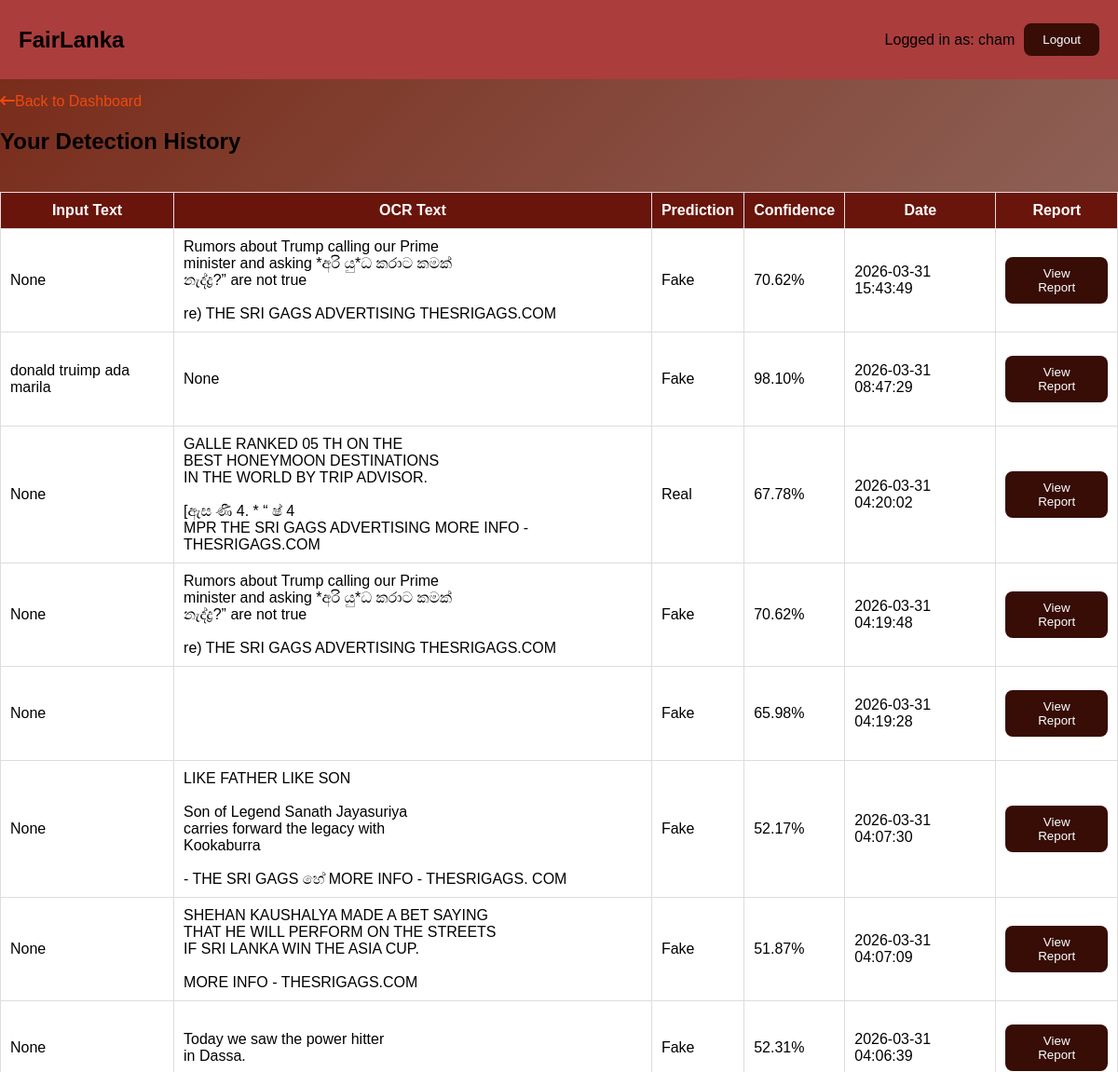
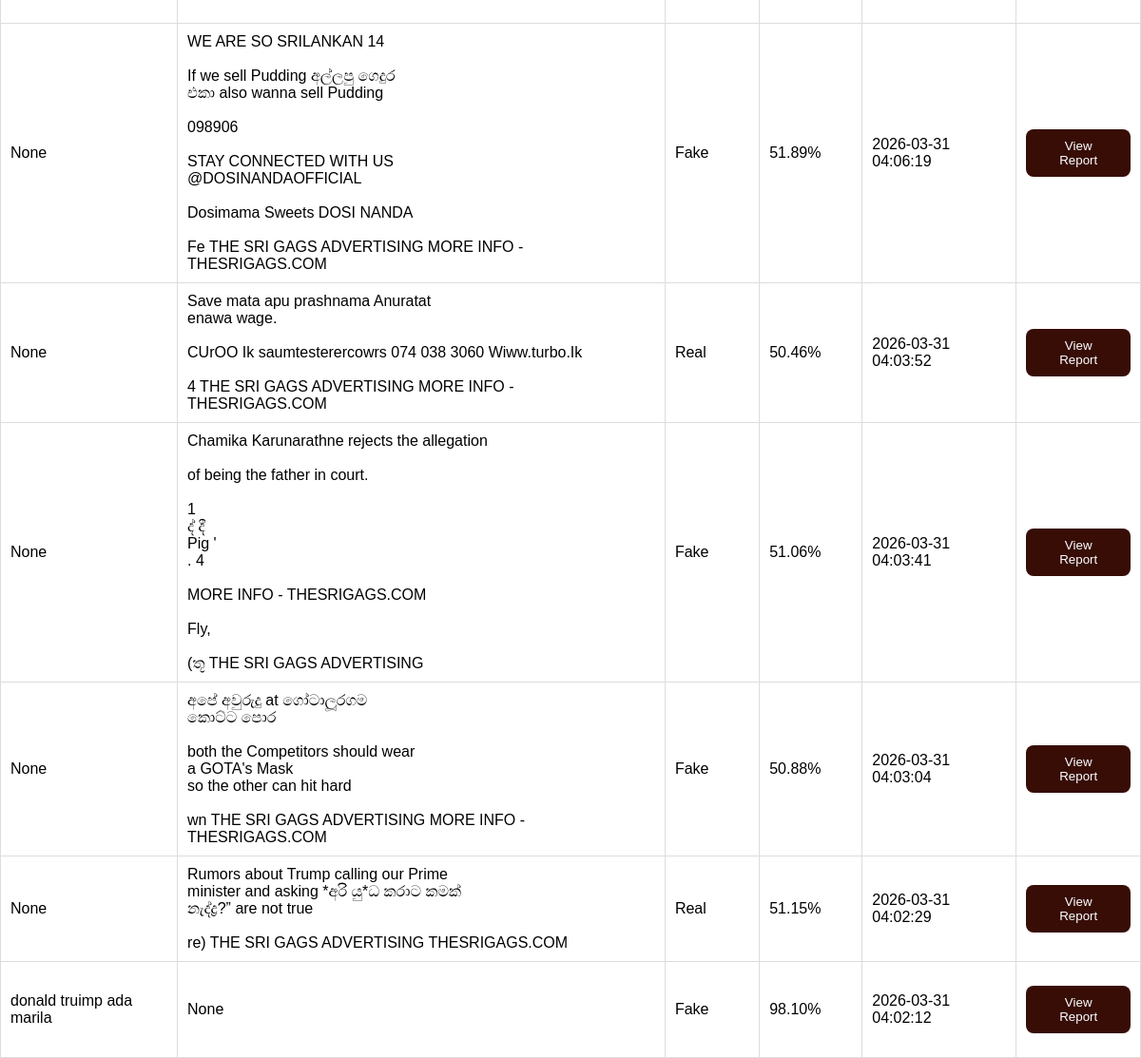
The app's page /history (signed in) with its own data (2 pictures, top to bottom).
### tables this page shows
CREATE TABLE history(
        id INTEGER PRIMARY KEY AUTOINCREMENT,
        username TEXT,
        input_text TEXT,
        ocr_text TEXT,
        prediction TEXT,
        confidence REAL,
        created_at TIMESTAMP DEFAULT CURRENT_TIMESTAMP
    );

### app.py (the view)
@app.get("/history", response_class=HTMLResponse) #loading the history of each users
async def history_page(request: Request):
    if "username" not in request.session:
        return RedirectResponse("/", status_code=303)
    username = request.session.get("username")
    conn = sqlite3.connect("users.db")
    cursor = conn.cursor()
    cursor.execute("""
        SELECT input_text, ocr_text, prediction, confidence, created_at
        FROM history
        WHERE username = ?
        ORDER BY created_at DESC
    """, (username,))
    rows = cursor.fetchall()
    conn.close()
    history = []
    for row in rows:
        history.append({
            "input_text": row[0],
            "ocr_text": row[1],
            "prediction": row[2],
            "confidence": row[3],
            "created_at": row[4]
        })
    return templates.TemplateResponse("history.html", {
        "request": request,
        "history": history
    })

### templates/history.html (shortened to what this page needs)
<!DOCTYPE html>
<html>
<head>
    <link rel="stylesheet" href="{{ url_for('static', path='dashboardstyle.css') }}">
    <link rel="stylesheet" href="https://cdnjs.cloudflare.com/ajax/libs/font-awesome/6.5.0/css/all.min.css">
</head>
<body>
 <div class="navbar">
    <h1>FairLanka</h1>
   <div class="nav-right">
    <span>Logged in as: {{ request.session.get('username') }}</span>
    <a href="/logout"><button>Logout</button></a>
    </div>
 </div>
<a href="/dashboard"><i class="fa-solid fa-arrow-left-long"></i>Back to Dashboard</a>
<h2>Your Detection History</h2>
<div class="table-responsive">
<table id="history-table">
    <thead>
        <tr>
            <th>Input Text</th>
            <th>OCR Text</th>
            <th>Prediction</th>
            <th>Confidence</th>
            <th>Date</th>
            <th>Report</th>
        </tr>
    </thead>
    <tbody>
        {% for item in history %}
        <tr>
            <td>{{ item.input_text }}</td>
            <td>{{ item.ocr_text | replace('\n', '<br>') | safe }}</td>
            <td>{{ item.prediction }}</td>
            <td>{{ '%.2f'|format(item.confidence * 100) }}%</td>
            <td>{{ item.created_at }}</td>
            <td>
                <a href="/view-report?created_at={{ item.created_at }}">
                   <button>View Report</button>
                </a>
            </td>
        </tr>
        {% endfor %}
    </tbody>
</table>
</div>
</body>
</html>

### static/dashboardstyle.css (style rules this page uses)
* { box-sizing: border-box; }
body { font-family: Arial, sans-serif; margin: 0; background: linear-gradient(135deg, #782917, hsl(197, 4%, 69%)); min-height: 100vh; padding-top: 100px; }
h1, h2, h3 { margin-bottom: 15px; }
button { background: #370d06; color: white; border: none; padding: 10px 20px; border-radius: 8px; cursor: pointer; transition: 0.3s; display: block; margin: 15px auto; }
.navbar { position:fixed; top:0; left:0; width:100%; z-index:1000; background: rgb(171, 61, 61); padding: 10px 20px; display: flex; flex-wrap: wrap; align-items: center; justify-content: space-between; box-sizing:border-box; }
.navbar h1 { margin: 0; font-size: 24px; }
.nav-right { display: flex; align-items: center; gap: 10px; }
a { text-decoration: none; color: #ee490e; }
table { border-collapse: collapse; width: 100%; margin-top: 20px; background: white; overflow-x: auto; }
th, td { border: 1px solid #ddd; padding: 10px; }
th { background: #69150c; color: white; }
.table-responsive { width: 100%; overflow-x: auto; margin-top: 20px; -webkit-overflow-scrolling: touch; }

### records on screen
history: input_text "None", ocr_text "Rumors about Trump calling our Prime minister and asking *අරි යු*ධ කරාට කමක්‌ නැද්ද්‍ර?” are not true re) THE SRI GAGS ADVERTISING THESRIGAGS.COM", prediction "Fake", item.confidence*100 "70.62", created_at "2026-03-31 15:43:49"
history: input_text "donald truimp ada marila", ocr_text "None", prediction "Fake", item.confidence*100 "98.10", created_at "2026-03-31 08:47:29"
history: input_text "None", ocr_text "GALLE RANKED 05 TH ON THE BEST HONEYMOON DESTINATIONS IN THE WORLD BY TRIP ADVISOR. [ඇස ණී 4. * “ ෂ්‌ 4 MPR THE SRI GAGS ADVERTISING MORE INFO - THESRIGAGS.COM", prediction "Real", item.confidence*100 "67.78", created_at "2026-03-31 04:20:02"
history: input_text "None", ocr_text "Rumors about Trump calling our Prime minister and asking *අරි යු*ධ කරාට කමක්‌ නැද්ද්‍ර?” are not true re) THE SRI GAGS ADVERTISING THESRIGAGS.COM", prediction "Fake", item.confidence*100 "70.62", created_at "2026-03-31 04:19:48"
history: input_text "None", prediction "Fake", item.confidence*100 "65.98", created_at "2026-03-31 04:19:28"
history: input_text "None", ocr_text "LIKE FATHER LIKE SON Son of Legend Sanath Jayasuriya carries forward the legacy with Kookaburra - THE SRI GAGS හේ MORE INFO - THESRIGAGS. COM", prediction "Fake", item.confidence*100 "52.17", created_at "2026-03-31 04:07:30"
history: input_text "None", ocr_text "SHEHAN KAUSHALYA MADE A BET SAYING THAT HE WILL PERFORM ON THE STREETS IF SRI LANKA WIN THE ASIA CUP. MORE INFO - THESRIGAGS.COM", prediction "Fake", item.confidence*100 "51.87", created_at "2026-03-31 04:07:09"
history: input_text "None", ocr_text "Today we saw the power hitter in Dassa.", prediction "Fake", item.confidence*100 "52.31", created_at "2026-03-31 04:06:39"
history: input_text "None", ocr_text "WE ARE SO SRILANKAN 14 If we sell Pudding අල්ලපු ගෙදුර එකා also wanna sell Pudding 098906 STAY CONNECTED WITH US @DOSINANDAOFFICIAL Dosimama Sweets DOSI NANDA Fe THE SRI GAGS ADVERTISING MORE INFO - THESRIGAGS.COM", prediction "Fake", item.confidence*100 "51.89", created_at "2026-03-31 04:06:19"
history: input_text "None", ocr_text "Save mata apu prashnama Anuratat enawa wage. CUrOO Ik saumtesterercowrs 074 038 3060 Wiww.turbo.Ik 4 THE SRI GAGS ADVERTISING MORE INFO - THESRIGAGS.COM", prediction "Real", item.confidence*100 "50.46", created_at "2026-03-31 04:03:52"
history: input_text "None", ocr_text "Chamika Karunarathne rejects the allegation of being the father in court. 1 ද්‌ දී Pig ' . 4 MORE INFO - THESRIGAGS.COM Fly, (තූ THE SRI GAGS ADVERTISING", prediction "Fake", item.confidence*100 "51.06", created_at "2026-03-31 04:03:41"
history: input_text "None", ocr_text "අපේ අවුරුදු at ගෝටාලූරගම කොට්ට පොර both the Competitors should wear a GOTA's Mask so the other can hit hard wn THE SRI GAGS ADVERTISING MORE INFO - THESRIGAGS.COM", prediction "Fake", item.confidence*100 "50.88", created_at "2026-03-31 04:03:04"
history: input_text "None", ocr_text "Rumors about Trump calling our Prime minister and asking *අරි යු*ධ කරාට කමක්‌ නැද්ද්‍ර?” are not true re) THE SRI GAGS ADVERTISING THESRIGAGS.COM", prediction "Real", item.confidence*100 "51.15", created_at "2026-03-31 04:02:29"
history: input_text "donald truimp ada marila", ocr_text "None", prediction "Fake", item.confidence*100 "98.10", created_at "2026-03-31 04:02:12"

### other values on screen
{{ request.session.get('username') }} "cham"
